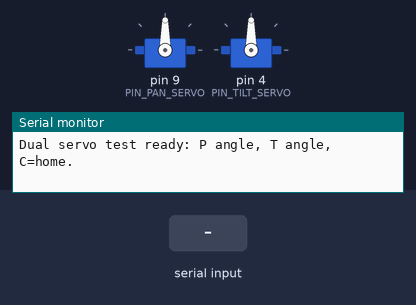
A sketch run on a simulated Arduino Uno, built with avr-gcc and run on an emulated ATmega328P. Shown: 2 × servo, the last lines printed to the serial monitor. The test bench sets the inputs (shaded band).

Above: at 1.2 s.
1.3 s: "P\n" received over Serial
At 2.2 s:
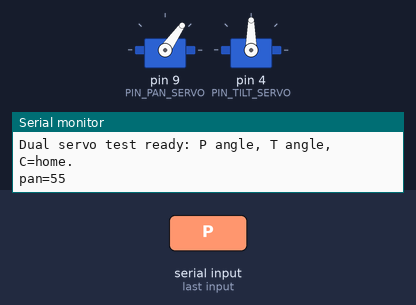
2.8 s: "P90\n" received over Serial
At 3.3 s:
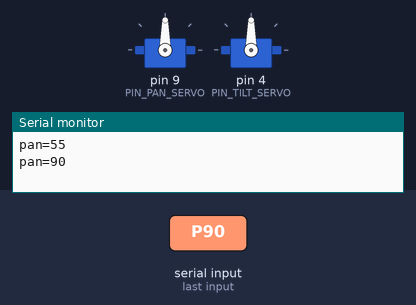
Timing chart, 0 to 5.8 s (numbered marks = the images above; inputs shaded):
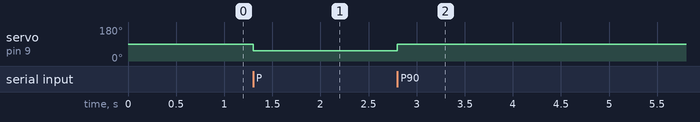

Measured:
- after the input at 1.3 s, servo on pin 9 (PIN_PAN_SERVO): 90° → 55° at once
- after the input at 2.8 s, servo on pin 9 (PIN_PAN_SERVO): 55° → 90° at once

The sketch:

servo_arm_test.ino
```cpp
/*
 * Standalone two-axis FireBot arm test.
 * Pan/horizontal servo: D9 (same as the pump test). Tilt/base servo: D4.
 * Remove the arm linkage or keep clear while identifying safe angle limits.
 * Serial Monitor: 115200 baud, Newline. Commands: P 90, T 90, C (both home).
 */

#include <Servo.h>

const uint8_t PIN_PAN_SERVO = 9;
const uint8_t PIN_TILT_SERVO = 4;
const int PAN_HOME = 90, TILT_HOME = 90;
const int PAN_MIN_SAFE = 55, PAN_MAX_SAFE = 125;
const int TILT_MIN_SAFE = 60, TILT_MAX_SAFE = 120;

Servo panServo, tiltServo;
char lineBuffer[16];
uint8_t lineLength = 0;

void applyCommand() {
  lineBuffer[lineLength] = '\0';
  if ((lineBuffer[0] == 'C' || lineBuffer[0] == 'c') && lineLength == 1) {
    panServo.write(PAN_HOME);
    tiltServo.write(TILT_HOME);
    Serial.println(F("both servos -> home"));
    return;
  }
  char axis = lineBuffer[0];
  if (axis >= 'a' && axis <= 'z') axis -= ('a' - 'A');
  char* endPtr;
  long requested = strtol(lineBuffer + 1, &endPtr, 10);
  if ((*endPtr != '\0') || (axis != 'P' && axis != 'T')) {
    Serial.println(F("Use P <angle>, T <angle>, or C."));
    return;
  }
  if (axis == 'P') {
    int angle = constrain(requested, PAN_MIN_SAFE, PAN_MAX_SAFE);
    panServo.write(angle);
    Serial.print(F("pan=")); Serial.println(angle);
  } else {
    int angle = constrain(requested, TILT_MIN_SAFE, TILT_MAX_SAFE);
    tiltServo.write(angle);
    Serial.print(F("tilt=")); Serial.println(angle);
  }
}

void setup() {
  Serial.begin(115200);
  panServo.attach(PIN_PAN_SERVO, 544, 2400);
  tiltServo.attach(PIN_TILT_SERVO, 544, 2400);
  panServo.write(PAN_HOME);
  tiltServo.write(TILT_HOME);
  Serial.println(F("Dual servo test ready: P angle, T angle, C=home."));
}

void loop() {
  while (Serial.available()) {
    char ch = (char)Serial.read();
    if (ch == '\n') {
      if (lineLength) applyCommand();
      lineLength = 0;
    } else if (ch != '\r' && lineLength < sizeof(lineBuffer) - 1) {
      lineBuffer[lineLength++] = ch;
    } else if (lineLength >= sizeof(lineBuffer) - 1) {
      lineLength = 0;
    }
  }
}
```
